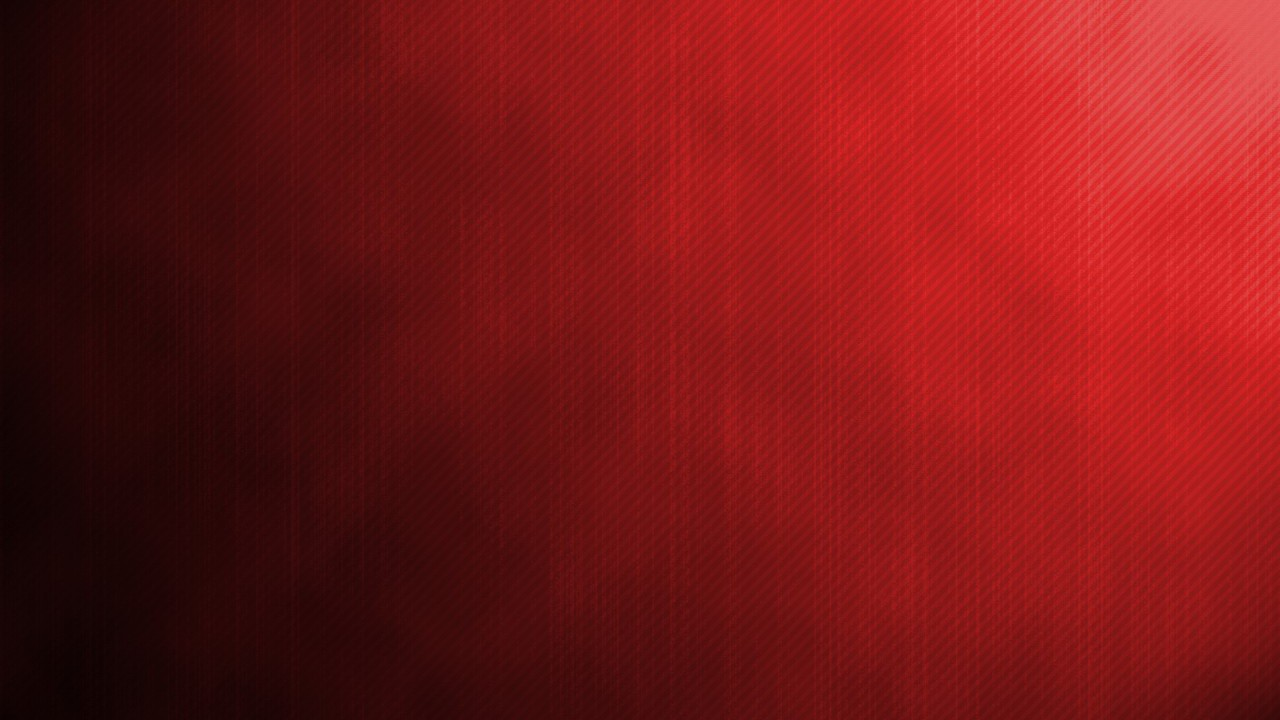
#> input picture images/fond_rouge.jpg, 1280 x 720 px
$ python image_moyenne.py
#> lines starting #> are read from the running program, lines starting #| are printed output that depends on the picture
# library imports
import cv2.cv2 as cv

# load an image
rouge = cv.imread('../../images/fond_rouge.jpg')
#> rouge is the input picture: shape (720, 1280, 3); mean B, G, R 22.2, 22.2, 120
dolphin = cv.imread('../../images/dolphin.jpg')
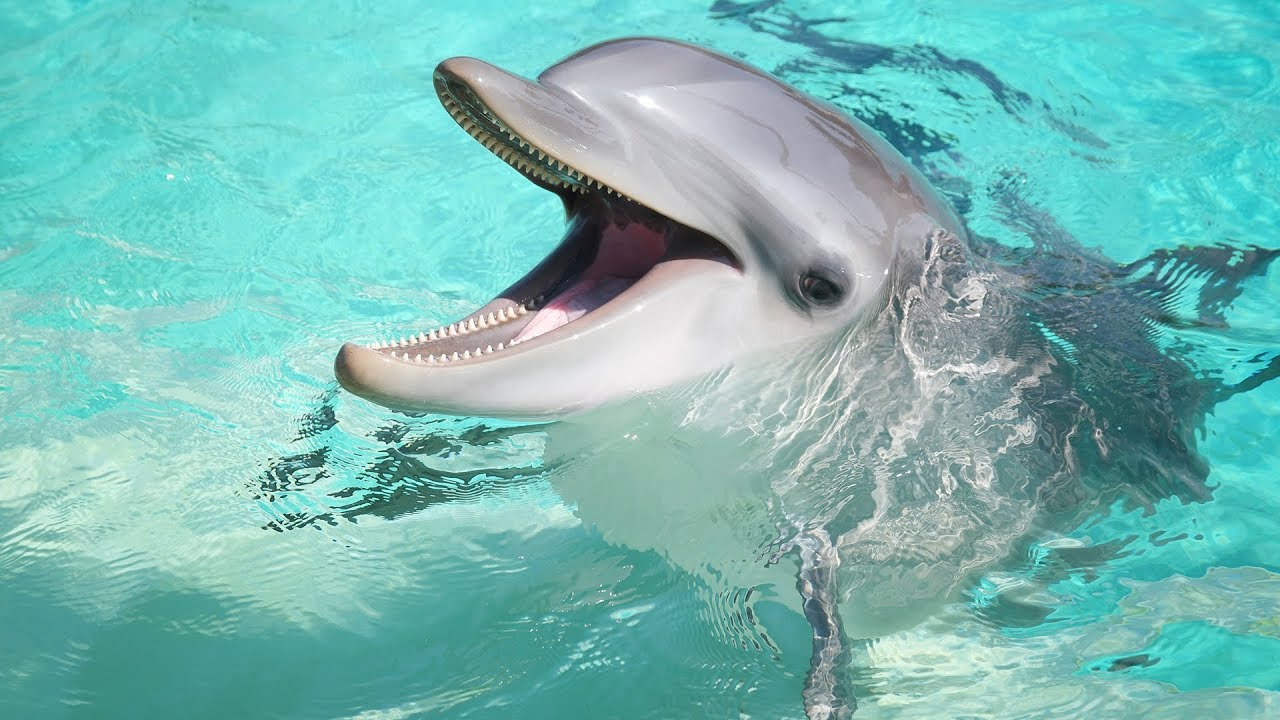
#> input picture images/dolphin.jpg, 1280 x 720 px
#> dolphin is the input picture: shape (720, 1280, 3); mean B, G, R 181, 186.1, 119.1

# load an image as a single channel grayscale
if rouge.shape[:2] == dolphin.shape[:2]:
    print(rouge)
#> (printed output is left out)
    cv.imshow('Rouge', rouge)
    cv.imshow('Dolphin', dolphin)
    rouge = cv.normalize(rouge, None, alpha=0, beta=1, norm_type=cv.NORM_MINMAX, dtype=cv.CV_32F)
    dolphin = cv.normalize(dolphin, None, alpha=0, beta=1, norm_type=cv.NORM_MINMAX, dtype=cv.CV_32F)
    average_img = rouge / 2 + dolphin / 2
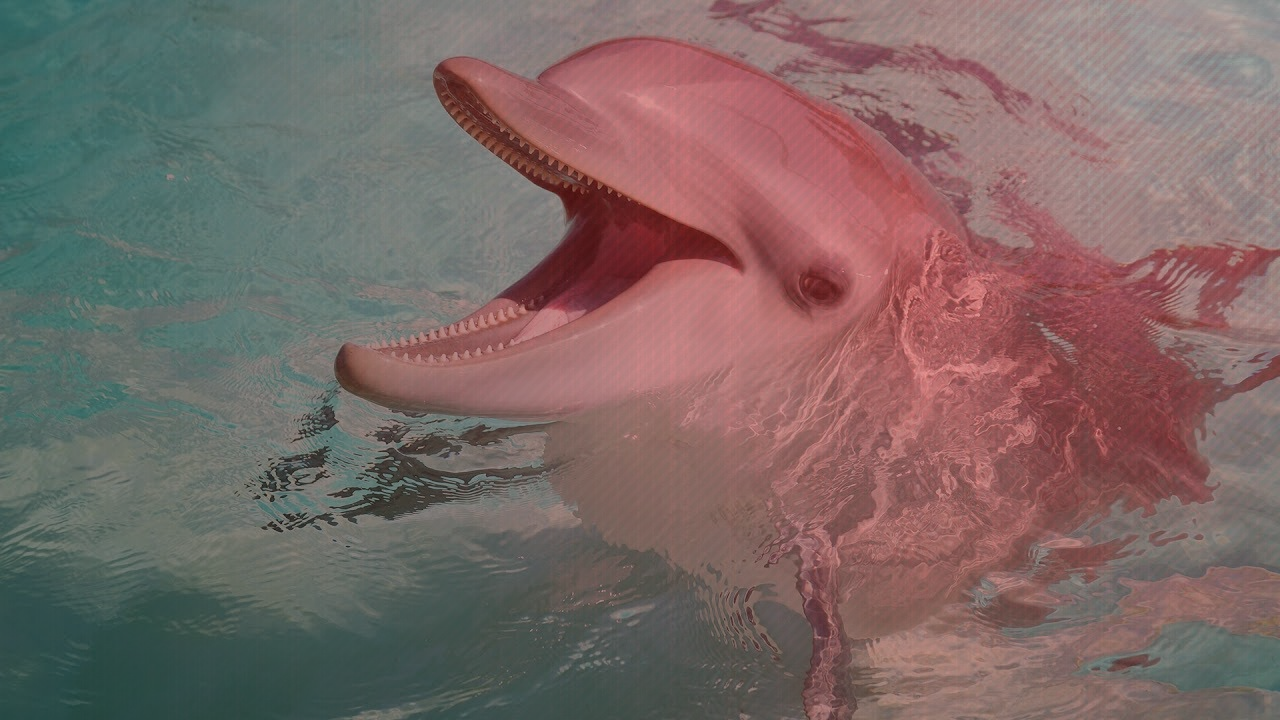
#> average_img: shape (720, 1280, 3) float32; mean B, G, R 0.401, 0.411, 0.482
    alt_average_img = cv.add(rouge, dolphin) / 2
    cv.imshow('Averaged Images', average_img)
    cv.imshow('Alt. Averaged Images', alt_average_img)
    cv.waitKey(0)
    cv.destroyAllWindows()
